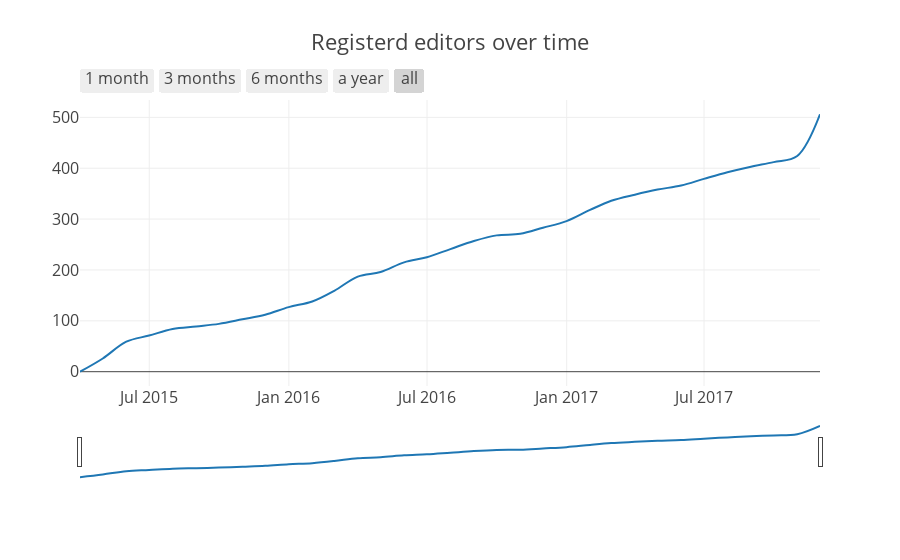

Notebook code for this chart:
### Code cell
data = list(__.pluck_attr('created_at', bb_conn.execute(select([Editor.created_at]))))
plt.iplot(over_time_chart(data, title='Registerd editors over time',
                         frequency='MONTHLY'),
         config=default_plotly_config)

### Figure 1 — Plotly figure (JSON) as saved in the notebook; plotly's stock layout.template omitted (floating-point values rounded to 4 significant figures)
{"data": [{"line": {"shape": "spline"}, "type": "scatter", "x": ["2015-03-31 18:30:00", "2015-04-30 18:30:00", "2015-05-31 18:30:00", "2015-06-30 18:30:00", "2015-07-31 18:30:00", "2015-08-31 18:30:00", "2015-09-30 18:30:00", "2015-10-31 18:30:00", "2015-11-30 18:30:00", "2015-12-31 18:30:00", "2016-01-31 18:30:00", "2016-02-29 18:30:00", "2016-03-31 18:30:00", "2016-04-30 18:30:00", "2016-05-31 18:30:00", "2016-06-30 18:30:00", "2016-07-31 18:30:00", "2016-08-31 18:30:00", "2016-09-30 18:30:00", "2016-10-31 18:30:00", "2016-11-30 18:30:00", "2016-12-31 18:30:00", "2017-01-31 18:30:00", "2017-02-28 18:30:00", "2017-03-31 18:30:00", "2017-04-30 18:30:00", "2017-05-31 18:30:00", "2017-06-30 18:30:00", "2017-07-31 18:30:00", "2017-08-31 18:30:00", "2017-09-30 18:30:00", "2017-10-31 18:30:00", "2017-11-30 18:30:00"], "y": [0, 26, 59, 71, 84, 89, 94, 103, 112, 127, 138, 159, 187, 196, 215, 225, 241, 257, 268, 271, 283, 296, 318, 336, 348, 358, 366, 379, 392, 403, 412, 424, 506]}], "layout": {"font": {"size": 16}, "title": "Registerd editors over time", "xaxis": {"rangeselector": {"buttons": [{"count": 1, "label": "1 month", "step": "month", "stepmode": "backward"}, {"count": 3, "label": "3 months", "step": "month", "stepmode": "backward"}, {"count": 6, "label": "6 months", "step": "month", "stepmode": "backward"}, {"count": 12, "label": "a year", "step": "month", "stepmode": "backward"}, {"step": "all"}]}, "rangeslider": {}, "type": "date"}}}
